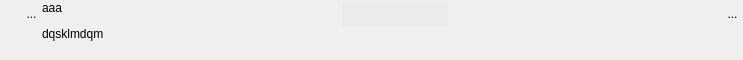
<?xml version="1.0" encoding="UTF-8"?>
<ui version="4.0">
 <class>WidgetSimpBase</class>
 <widget class="QWidget" name="WidgetSimpBase">
  <property name="geometry">
   <rect>
    <x>0</x>
    <y>0</y>
    <width>743</width>
    <height>60</height>
   </rect>
  </property>
  <property name="sizePolicy">
   <sizepolicy hsizetype="Preferred" vsizetype="Minimum">
    <horstretch>0</horstretch>
    <verstretch>0</verstretch>
   </sizepolicy>
  </property>
  <property name="minimumSize">
   <size>
    <width>0</width>
    <height>0</height>
   </size>
  </property>
  <property name="maximumSize">
   <size>
    <width>1677721</width>
    <height>60</height>
   </size>
  </property>
  <property name="windowTitle">
   <string>Form</string>
  </property>
  <layout class="QHBoxLayout" name="horizontalLayout_3">
   <property name="spacing">
    <number>0</number>
   </property>
   <property name="leftMargin">
    <number>0</number>
   </property>
   <property name="topMargin">
    <number>1</number>
   </property>
   <property name="rightMargin">
    <number>0</number>
   </property>
   <property name="bottomMargin">
    <number>1</number>
   </property>
   <item>
    <layout class="QVBoxLayout" name="verticalLayout_2">
     <property name="spacing">
      <number>0</number>
     </property>
     <item>
      <layout class="QHBoxLayout" name="horizontalLayout">
       <property name="spacing">
        <number>0</number>
       </property>
       <property name="sizeConstraint">
        <enum>QLayout::SetFixedSize</enum>
       </property>
       <item>
        <spacer name="horizontalSpacer_3">
         <property name="orientation">
          <enum>Qt::Horizontal</enum>
         </property>
         <property name="sizeType">
          <enum>QSizePolicy::Fixed</enum>
         </property>
         <property name="sizeHint" stdset="0">
          <size>
           <width>21</width>
           <height>20</height>
          </size>
         </property>
        </spacer>
       </item>
       <item>
        <widget class="MonBoutonValide" name="RBValide">
         <property name="minimumSize">
          <size>
           <width>21</width>
           <height>25</height>
          </size>
         </property>
         <property name="maximumSize">
          <size>
           <width>21</width>
           <height>25</height>
          </size>
         </property>
         <property name="focusPolicy">
          <enum>Qt::ClickFocus</enum>
         </property>
         <property name="toolTip">
          <string>Affiche le rapport de validation du mot-clef</string>
         </property>
         <property name="styleSheet">
          <string notr="true">border : 0px</string>
         </property>
         <property name="text">
          <string>...</string>
         </property>
         <property name="icon">
          <iconset>
           <normaloff>../Editeur/icons/ast-green-ball.png</normaloff>../Editeur/icons/ast-green-ball.png</iconset>
         </property>
         <property name="iconSize">
          <size>
           <width>25</width>
           <height>25</height>
          </size>
         </property>
        </widget>
       </item>
      </layout>
     </item>
     <item>
      <spacer name="verticalSpacer">
       <property name="orientation">
        <enum>Qt::Vertical</enum>
       </property>
       <property name="sizeHint" stdset="0">
        <size>
         <width>20</width>
         <height>5</height>
        </size>
       </property>
      </spacer>
     </item>
    </layout>
   </item>
   <item>
    <widget class="MonLabelClic" name="label">
     <property name="sizePolicy">
      <sizepolicy hsizetype="Fixed" vsizetype="Preferred">
       <horstretch>0</horstretch>
       <verstretch>0</verstretch>
      </sizepolicy>
     </property>
     <property name="minimumSize">
      <size>
       <width>300</width>
       <height>25</height>
      </size>
     </property>
     <property name="maximumSize">
      <size>
       <width>178</width>
       <height>16777215</height>
      </size>
     </property>
     <property name="frameShape">
      <enum>QFrame::NoFrame</enum>
     </property>
     <property name="text">
      <string>&lt;html&gt;&lt;head/&gt;&lt;body&gt;&lt;p&gt;aaa&lt;/p&gt;&lt;p&gt;dqsklmdqm&lt;/p&gt;&lt;/body&gt;&lt;/html&gt;</string>
     </property>
     <property name="scaledContents">
      <bool>false</bool>
     </property>
     <property name="alignment">
      <set>Qt::AlignLeading|Qt::AlignLeft|Qt::AlignTop</set>
     </property>
    </widget>
   </item>
   <item>
    <layout class="QVBoxLayout" name="verticalLayout">
     <property name="spacing">
      <number>0</number>
     </property>
     <item>
      <layout class="QHBoxLayout" name="horizontalLayout_2">
       <item>
        <widget class="QLineEdit" name="lineEditVal">
         <property name="sizePolicy">
          <sizepolicy hsizetype="Preferred" vsizetype="Fixed">
           <horstretch>0</horstretch>
           <verstretch>0</verstretch>
          </sizepolicy>
         </property>
         <property name="minimumSize">
          <size>
           <width>0</width>
           <height>25</height>
          </size>
         </property>
         <property name="maximumSize">
          <size>
           <width>805</width>
           <height>16777215</height>
          </size>
         </property>
         <property name="styleSheet">
          <string notr="true">background:rgb(235,235,235);
border:0px;</string>
         </property>
        </widget>
       </item>
       <item>
        <spacer name="horizontalSpacer_4">
         <property name="orientation">
          <enum>Qt::Horizontal</enum>
         </property>
         <property name="sizeType">
          <enum>QSizePolicy::Fixed</enum>
         </property>
         <property name="sizeHint" stdset="0">
          <size>
           <width>3</width>
           <height>20</height>
          </size>
         </property>
        </spacer>
       </item>
       <item>
        <spacer name="horizontalSpacer_2">
         <property name="orientation">
          <enum>Qt::Horizontal</enum>
         </property>
         <property name="sizeType">
          <enum>QSizePolicy::Expanding</enum>
         </property>
         <property name="sizeHint" stdset="0">
          <size>
           <width>58</width>
           <height>20</height>
          </size>
         </property>
        </spacer>
       </item>
       <item>
        <widget class="QToolButton" name="RBPoubelle">
         <property name="minimumSize">
          <size>
           <width>21</width>
           <height>25</height>
          </size>
         </property>
         <property name="maximumSize">
          <size>
           <width>21</width>
           <height>25</height>
          </size>
         </property>
         <property name="focusPolicy">
          <enum>Qt::ClickFocus</enum>
         </property>
         <property name="toolTip">
          <string>Détruit le mot-clef</string>
         </property>
         <property name="styleSheet">
          <string notr="true">border : 0px</string>
         </property>
         <property name="text">
          <string>...</string>
         </property>
         <property name="icon">
          <iconset>
           <normaloff>../Editeur/icons/deleteRond.png</normaloff>../Editeur/icons/deleteRond.png</iconset>
         </property>
         <property name="iconSize">
          <size>
           <width>25</width>
           <height>25</height>
          </size>
         </property>
        </widget>
       </item>
      </layout>
     </item>
     <item>
      <spacer name="verticalSpacer_2">
       <property name="orientation">
        <enum>Qt::Vertical</enum>
       </property>
       <property name="sizeHint" stdset="0">
        <size>
         <width>20</width>
         <height>5</height>
        </size>
       </property>
      </spacer>
     </item>
    </layout>
   </item>
  </layout>
 </widget>
 <customwidgets>
  <customwidget>
   <class>MonBoutonValide</class>
   <extends>QToolButton</extends>
   <header>monBoutonValide.h</header>
  </customwidget>
  <customwidget>
   <class>MonLabelClic</class>
   <extends>QLabel</extends>
   <header>monLabelClic.h</header>
  </customwidget>
 </customwidgets>
 <resources/>
 <connections/>
</ui>
